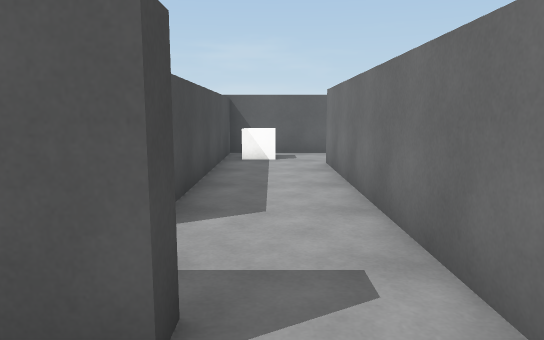
[1] (above)

24 first-person views from a walk through a scene from a Unity 3-D project. The camera is 1.3 m above the floor, tilts 8° down and sees 70° across. The floor is counted in squares, 1 m on a side. Each view is taken from the middle of a square. On the plan, view 1 faces up. The plan holds only what a view shows up to about 16 squares ahead; the rest is blank. The place goes on beyond the plan. Surface patterns are stand-ins for the level's own textures.

[2]
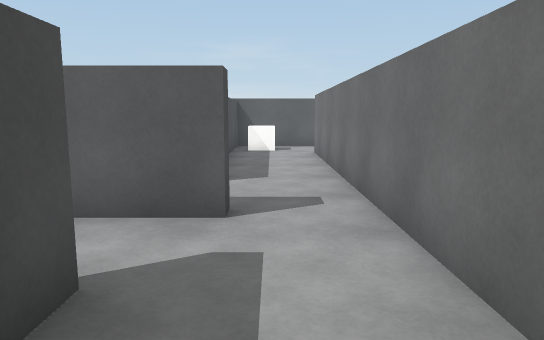

[3]
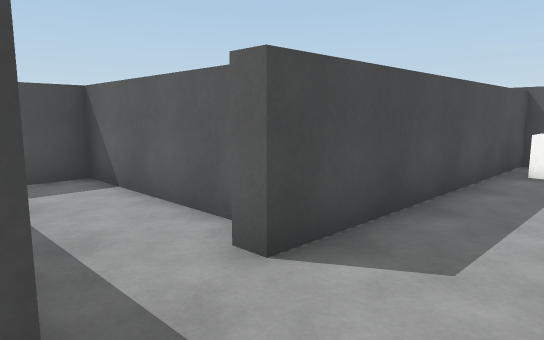

[4]
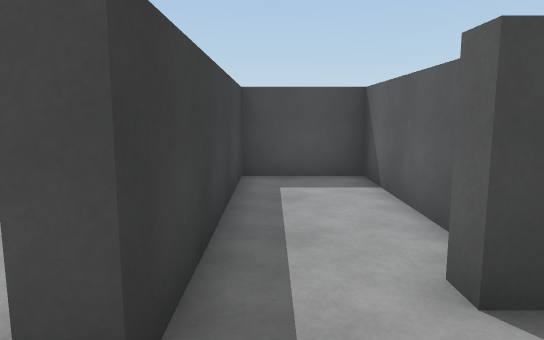

[5]
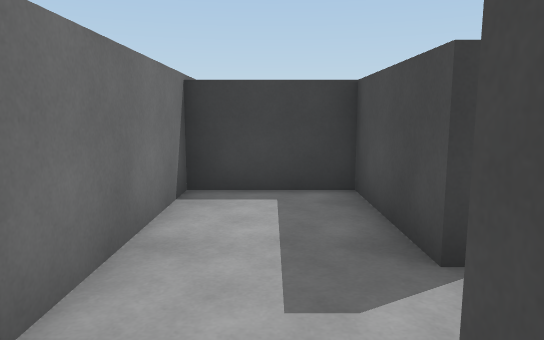

[6]
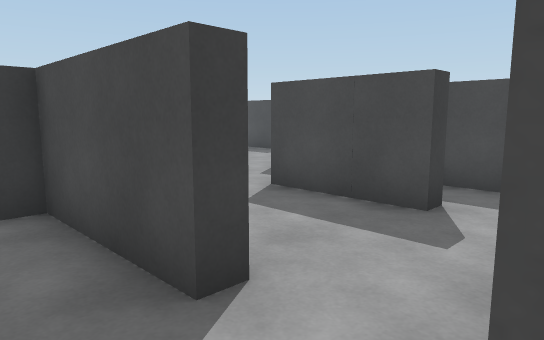

[7]
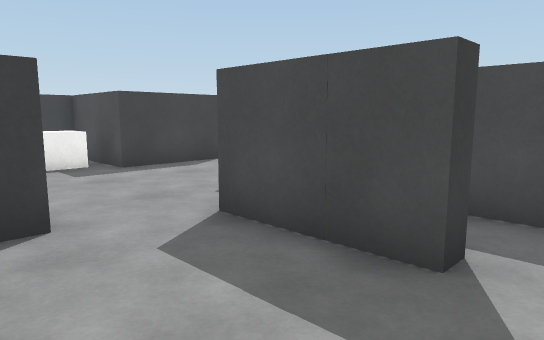

[8]
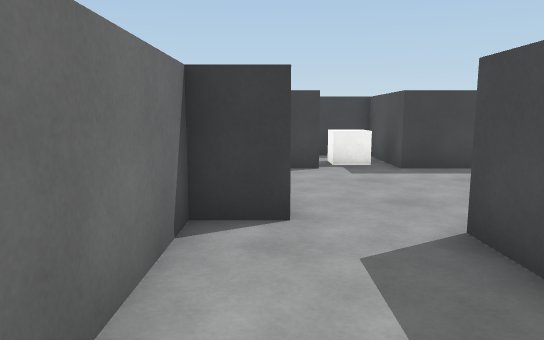

[9]
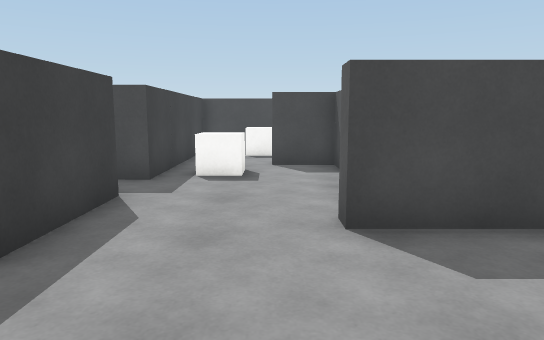

[10]
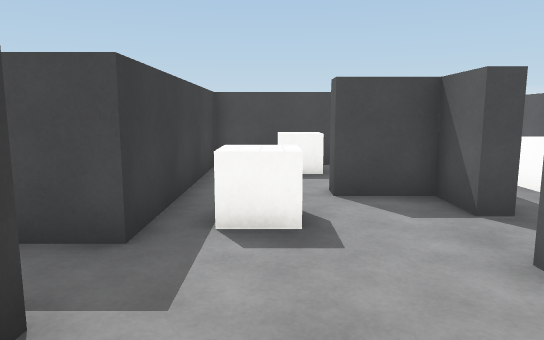

[11]
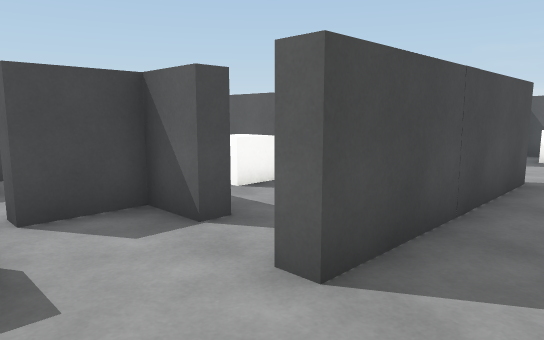

[12]
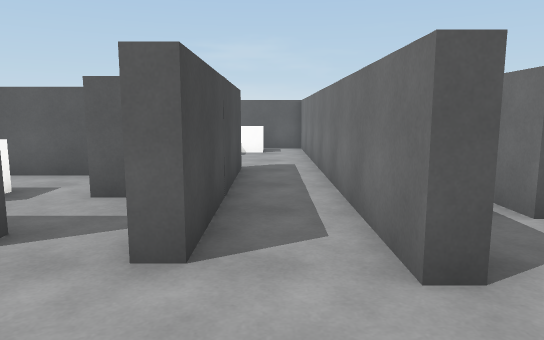

[13]
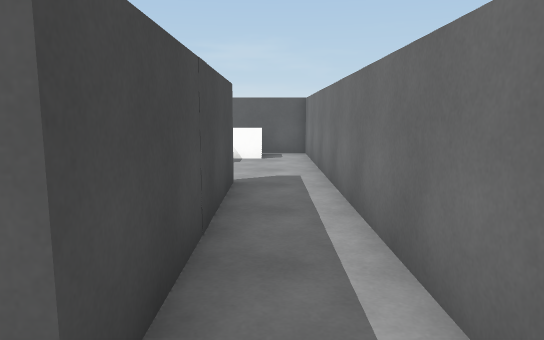

[14]
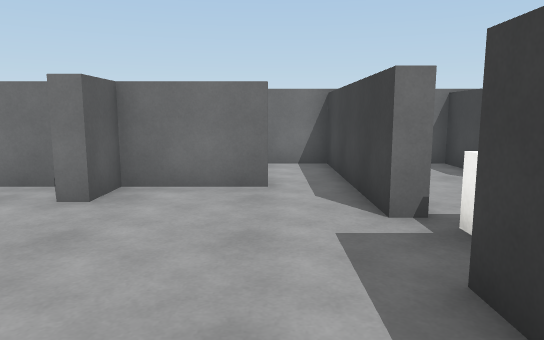

[15]
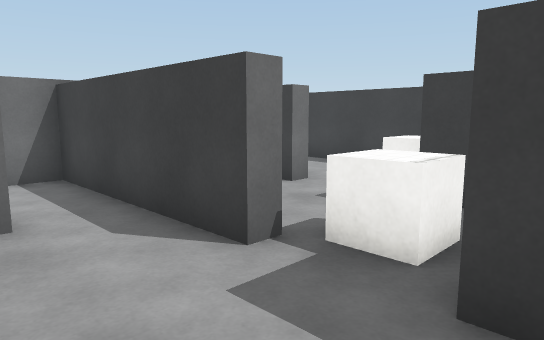

[16]
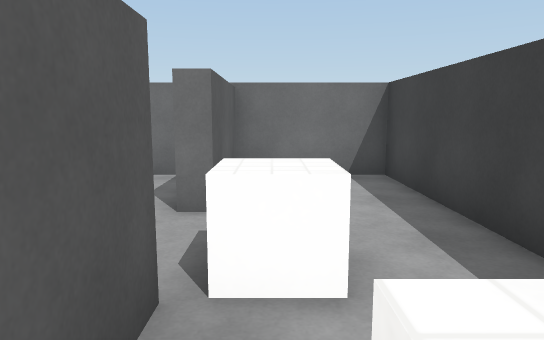

[17]
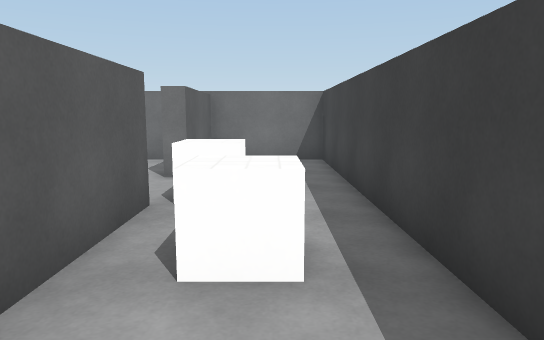

[18]
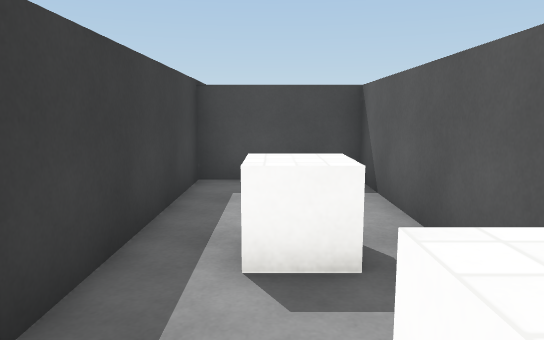

[19]
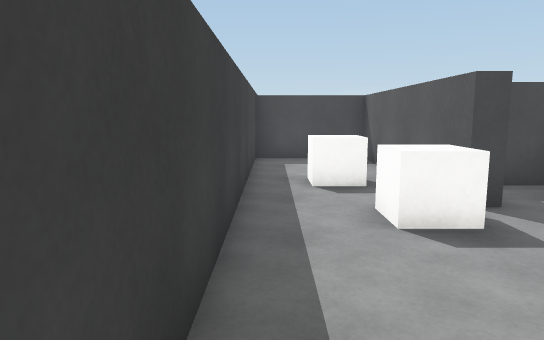

[20]
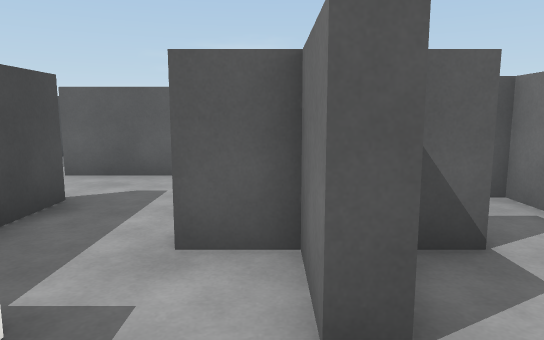

[21]
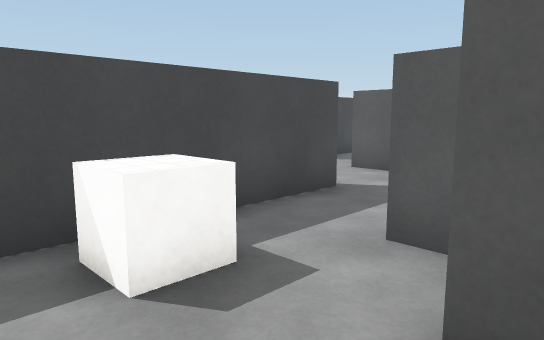

[22]
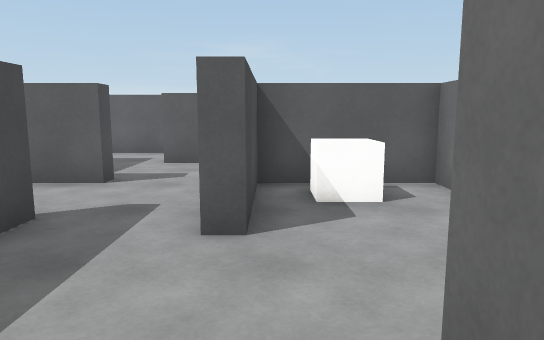

[23]
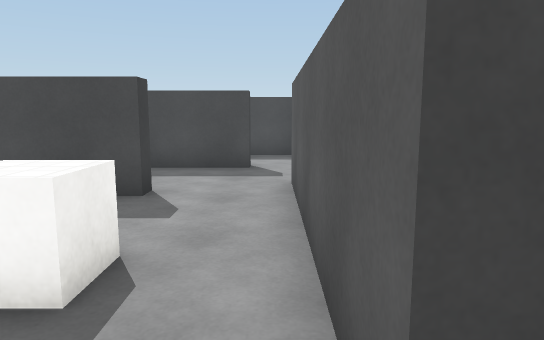

[24]
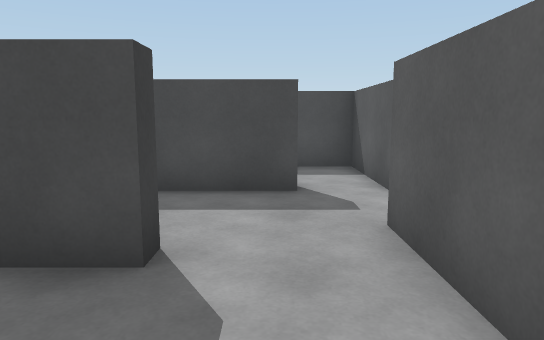

### Floor plan
Ten units are one square. View 1 is at (0, 0); x grows to the right and y downward. Boxes are objects, and circles mark ways between rooms. Rooms are numbered by the first view taken in them; rooms with no view inside come last. Other rooms are left out.
<svg viewBox="-191 -145 216 305">
<path fill="none" stroke="#000" d="M-20 2 -15 2 -15 37 15 37 15 -15M-6 -18 -26 -18M-26 -50 -73 -50 -73 -24 -6 -24 -6 -18M20 -135 -15 -135 -15 -44 -20 -44M15 -15 15 -108M-58 2 -52 2 -52 32M-32 37 -20 37 -20 2M-73 -2 -73 9M-98 47 -104 47M-92 85 -62 85M-73 29 -73 52 -78 52M-42 85 -25 85M-120 38 -120 43 -132 43 -132 60 -137 60M-20 70 -20 43 -32 43 -32 37M-145 85 -108 85 -108 101M-42 91 -42 85M-62 85 -62 117 -44 117 -44 122 -108 122 -108 155 15 155 15 122 -20 122 -20 117 15 117 15 102M-178 21 -172 21 -172 85 -145 85M-137 60 -137 43 -150 43M-120 -4 -186 -4M-103 28 -103 19 -120 19M-98 -16 -98 47M-103 -9 -103 -16M-120 -9 -120 -4M-140 -49 -140 -41M-78 52 -78 -74 -113 -74 -113 -41 -119 -41"/>
<rect x="-15" y="-125" width="20" height="10" fill="#bbb"><title>cube</title></rect>
<rect x="-125" y="65" width="10" height="10" fill="#bbb"><title>cube</title></rect>
<rect x="-75" y="135" width="20" height="10" fill="#bbb"><title>cube</title></rect>
<rect x="-55" y="85" width="10" height="20" fill="#bbb"><title>cube</title></rect>
<rect x="-45" y="125" width="10" height="10" fill="#bbb"><title>cube</title></rect>
<rect x="-165" y="55" width="10" height="20" fill="#bbb"><title>cube</title></rect>
<rect x="-145" y="15" width="10" height="10" fill="#bbb"><title>cube</title></rect>
<rect x="-105" y="-65" width="10" height="10" fill="#bbb"><title>cube</title></rect>
<circle cx="5" cy="-20" r="3" fill="#2a7"/>
<circle cx="-20" cy="-5" r="3" fill="#2a7"/>
<circle cx="-40" cy="30" r="3" fill="#2a7"/>
<circle cx="-50" cy="90" r="3" fill="#2a7"/>
<circle cx="-110" cy="40" r="3" fill="#2a7"/>
<circle cx="-135" cy="75" r="3" fill="#2a7"/>
<circle cx="-90" cy="50" r="3" fill="#2a7"/>
<text x="0" y="10">1</text>
<text x="0" y="-80">2</text>
<text x="-40" y="10">3</text>
<text x="-80" y="60">4</text>
<text x="-40" y="130">5</text>
<text x="-150" y="30">6</text>
<text x="-100" y="-20">7</text>
</svg>
Room 1 opens to room 2. Room 1 opens to room 3. Room 3 opens to room 4. Room 4 opens to room 5. Room 4 opens to room 6. Room 4 opens to room 7.

Where each view was taken, in squares from view 1:
view 1: 0 up, 0 right, facing up
view 2: 3 down, 0 right, facing up
view 3: 2 up, 1 right, facing up-left
view 4: 3 up, 1 right, facing left
view 5: 3 up, 0 right, facing down
view 6: 2 up, 0 right, facing down-left
view 7: 1 up, 2 left, facing down-left
view 8: 1 up, 3 left, facing down
view 9: 6 down, 3 left, facing left
view 10: 7 down, 7 left, facing left
view 11: 7 down, 8 left, facing up-left
view 12: 8 down, 9 left, facing up
view 13: 6 down, 9 left, facing up
view 14: 7 down, 9 left, facing right
view 15: 6 down, 7 left, facing down-right
view 16: 13 down, 7 left, facing right
view 17: 14 down, 10 left, facing right
view 18: 14 down, 3 left, facing left
view 19: 15 down, 1 right, facing left
view 20: 8 down, 14 left, facing up
view 21: 8 down, 13 left, facing up-left
view 22: 0 up, 11 left, facing up
view 23: 0 up, 11 left, facing left
view 24: 1 down, 14 left, facing left
